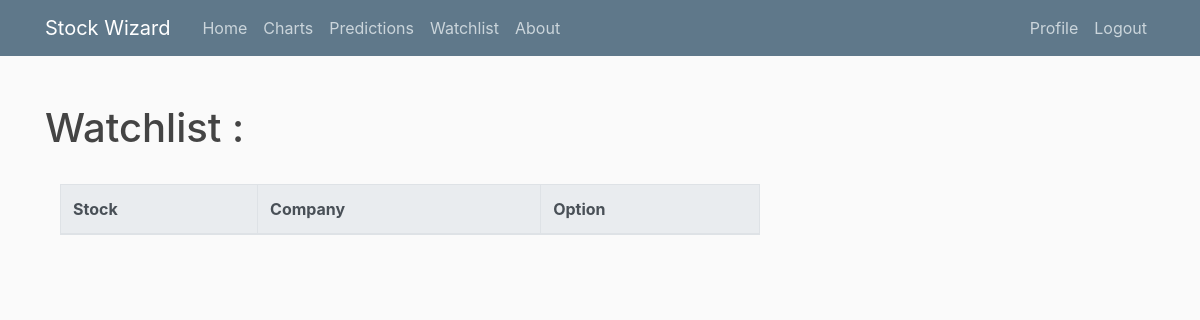
The app's page /watchlist/ (signed in), older data.
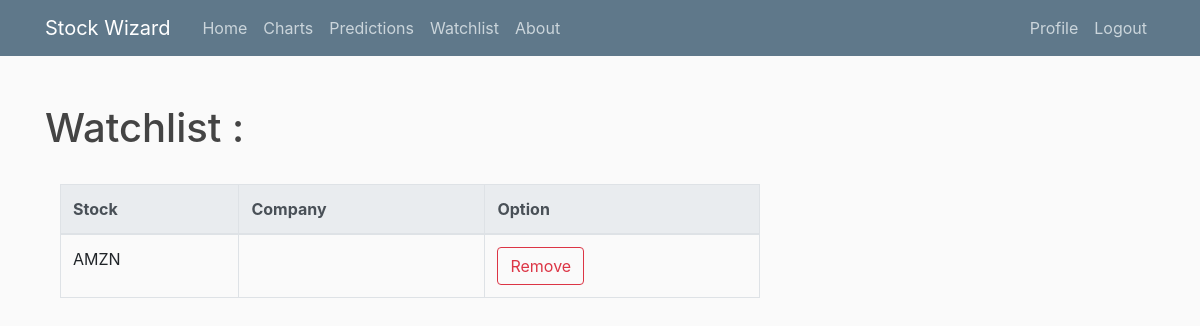
The same page, newer data.
### stocks/models.py (models this page shows, shortened)
class Stock_detail(models.Model):
    symbol=models.CharField(max_length=10)
    company=models.CharField(max_length=100,default=None)
    uname=models.CharField(max_length=100)

### stocks/views.py (the view)
# urls.py: path('watchlist/', views.watchlist, name='stocks-watchlist'),
def watchlist(request):
    watchlist={}
    tuname=request.user.username
    stocks=Stock_detail.objects.filter(uname=tuname)
    watchlist["stocks"]=stocks
    watchlist["search"]=True
    return render(request, 'stocks/watchlist.html', watchlist)

### stocks/templates/stocks/watchlist.html (shortened to what this page needs)
{% extends "stocks/base.html" %}
{% block content %}
<br>
<h1>Watchlist : </h1>
<br>
<div class='container'>
    <table class='table table-bordered'>
        <thead class="thead-light">
            <th>Stock</th>
            <th>Company</th>
            <th>Option</th>
        </thead>
        <tbody>
            {% for stock in stocks %}
            <tr>
                <td>{{ stock.symbol }}</td>
                <td>{{ stock.company }}</td>
                <td>
                    <form action="{% url 'stocks-removeFromWatchlist' %}" method="post">
                        <button type='submit' class="btn btn-outline-danger">Remove</button>
                    </form>
                </td>
            </tr>
            {% endfor %}
        </tbody>
    </table>
</div>
{% endblock content %}

Row changes from the older to the newer data that the page shows:
added Stock_detail: symbol "AMZN"
